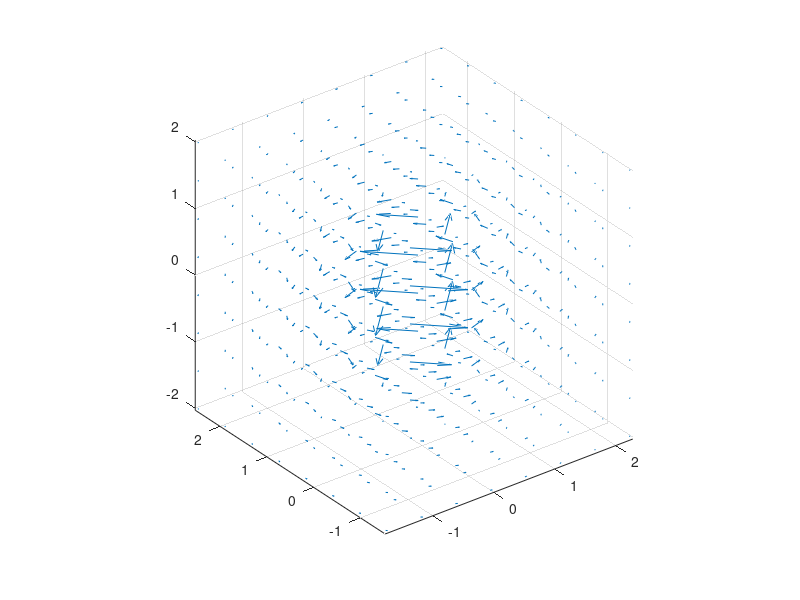

Source code (MATLAB): (Note: this script raises an error after producing the figure.)
%% Magnetic flux density B due to a finite straight conductor
% Conductor: length l, current I, parallel to z-axis
% A = (Ax, Ay, Az) : center of conductor
% P = (Px, Py, Pz) : observation point

clear; clc; close all;

%% Parameters
mu0 = 4*pi*1e-7;      % Permeability of free space (H/m)

I  = 1;              % Current (A)
l  = 2;               % Conductor length (m)

Ax = 0.25;
Ay = 0.5;
Az = 0;

% Observation point
Px = 1;
Py = 1;
Pz = 0;

%% Conductor endpoints
z1 = Az - l/2;
z2 = Az + l/2;

%% Magnetic field at point P
dx = Px - Ax;
dy = Py - Ay;

rho2 = dx^2 + dy^2;
rho  = sqrt(rho2);

% Avoid division by zero if P lies on the conductor axis
if rho < 1e-12
    error('Observation point P cannot lie on the conductor axis.');
end

R1 = sqrt(rho2 + (z1 - Pz)^2);
R2 = sqrt(rho2 + (z2 - Pz)^2);

% Integral factor
F = (z2 - Pz)/R2 - (z1 - Pz)/R1;

% B = (mu0*I/4*pi*rho^2) * (zhat x rho_vector) * F
Bx = -mu0*I/(4*pi*rho2) * dy * F;
By =  mu0*I/(4*pi*rho2) * dx * F;
Bz = 0;

Bmag = sqrt(Bx^2 + By^2 + Bz^2);

%% Display result
fprintf('Magnetic flux density at P:\n');
fprintf('Bx = %.6e T\n', Bx);
fprintf('By = %.6e T\n', By);
fprintf('Bz = %.6e T\n', Bz);
fprintf('|B| = %.6e T\n', Bmag);

%% Create 3D grid for visualization
N = 8;

x = linspace(Ax-2, Ax+2, N);
y = linspace(Ay-2, Ay+2, N);
z = linspace(Az-l, Az+l, N);

[X,Y,Z] = meshgrid(x,y,z);

DX = X - Ax;
DY = Y - Ay;
RHO2 = DX.^2 + DY.^2;

% Prevent singularity on conductor axis
RHO2(RHO2 < 1e-8) = NaN;

Z1 = z1 - Z;
Z2 = z2 - Z;

R1 = sqrt(RHO2 + Z1.^2);
R2 = sqrt(RHO2 + Z2.^2);

F = Z2./R2 - Z1./R1;

Bx_grid = -mu0*I/(4*pi) .* DY ./ RHO2 .* F;
By_grid =  mu0*I/(4*pi) .* DX ./ RHO2 .* F;
Bz_grid = zeros(size(Bx_grid));

%% Plot magnetic field vectors
figure('Color','w');

quiver3(X,Y,Z,Bx_grid,By_grid,Bz_grid, ...
        'AutoScaleFactor',1.5);

hold on;
grid on;
axis equal;

%% Plot conductor
plot3(Ax, Ay, [z1 z2], ...
      'LineWidth', 5);

%% Plot point A (center)
plot3(Ax, Ay, Az, 'o', ...
      'MarkerSize', 8, ...
      'MarkerFaceColor','k');

%% Plot observation point P
plot3(Px, Py, Pz, 'o', ...
      'MarkerSize', 10, ...
      'MarkerFaceColor','r');

%% Plot B vector at P
scaleB = 0.5 / Bmag;

quiver3(Px,Py,Pz, ...
        Bx*scaleB, By*scaleB, Bz*scaleB, ...
        0, 'LineWidth', 2);

%% Labels
xlabel('x (m)');
ylabel('y (m)');
zlabel('z (m)');

title('Magnetic Flux Density \bfB\rm of a Finite Straight Conductor');

legend('B field','Conductor','A','P','B at P', ...
       'Location','best');

view(35,25);
